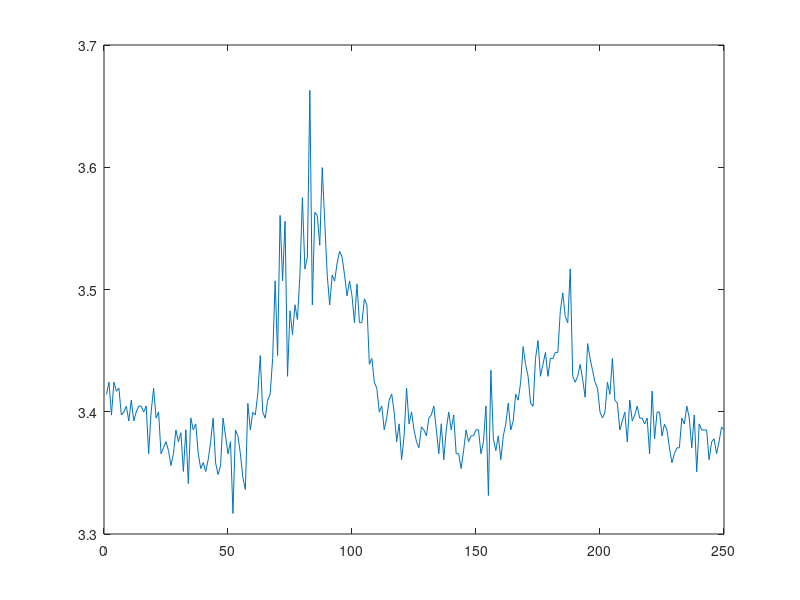

MATLAB code to generate this figure: (Note: this script raises an error after producing the figure.)
sample = csvread('seg_sample.csv');
plot(sample);
%segmentation check for bottomUp
figure();
seg_bottomUp(sample,8,1);
%segmentation check for topDown
figure();
seg_topDown(sample,8,1);
%segmentation check for swab
